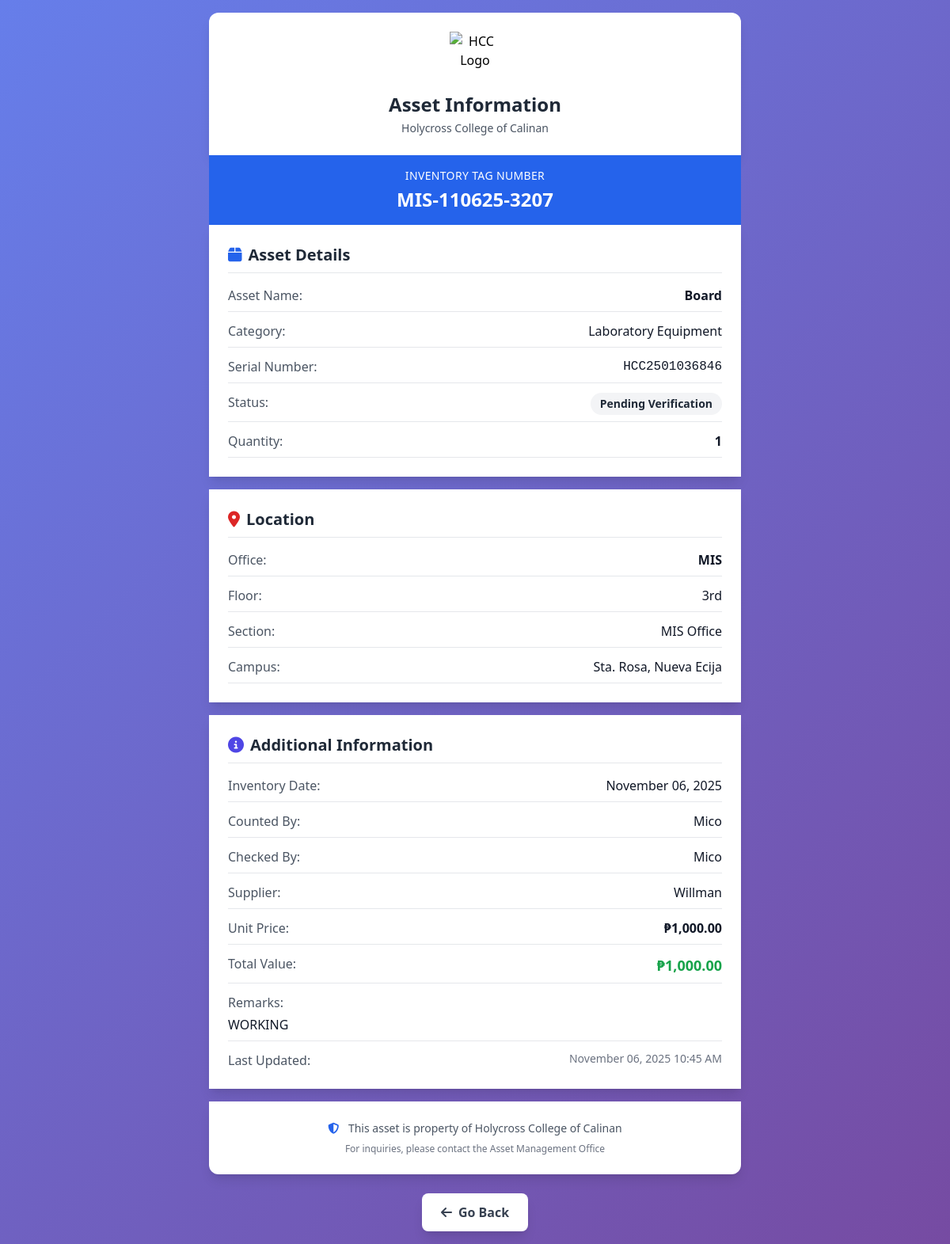
The page /asset_lookup.php?tag=MIS-110625-3207 on the database its author committed.
### tables this page shows
CREATE TABLE `inventory_tags` (
  `id` int(11) NOT NULL,
  `asset_id` int(11) NOT NULL,
  `office_id` int(11) DEFAULT NULL,
  `tag_number` varchar(100) NOT NULL,
  `inventory_date` date DEFAULT NULL,
  `article` varchar(255) DEFAULT NULL,
  `size` varchar(100) DEFAULT NULL,
  `counted_by` varchar(255) DEFAULT NULL,
  `checked_by` varchar(255) DEFAULT NULL,
  `location_row` varchar(100) DEFAULT NULL,
  `location_section` varchar(100) DEFAULT NULL,
  `location_floor` varchar(100) DEFAULT NULL,
  `quantity` int(11) DEFAULT 1,
  `unit_price` decimal(15,2) DEFAULT 0.00,
  `total_value` decimal(15,2) DEFAULT 0.00,
  `amount` decimal(15,2) DEFAULT 0.00,
  `supplier` varchar(255) DEFAULT NULL,
  `status` enum('Pending Verification','Active','Disposed','Transferred') NOT NULL DEFAULT 'Pending Verification',
  `is_borrowable` tinyint(1) NOT NULL DEFAULT 0,
  `borrowable_quantity` int(11) NOT NULL DEFAULT 0,
  `assigned_by_custodian_id` int(11) DEFAULT NULL,
  `verified_by_user_id` int(11) DEFAULT NULL,
  `verified_at` timestamp NULL DEFAULT NULL,
  `remarks` text DEFAULT NULL,
  `created_at` timestamp NOT NULL DEFAULT current_timestamp(),
  `updated_at` timestamp NOT NULL DEFAULT current_timestamp() ON UPDATE current_timestamp()
);

CREATE TABLE `assets` (
  `id` int(11) NOT NULL,
  `asset_name` varchar(255) NOT NULL,
  `category_id` int(11) NOT NULL,
  `status` enum('Active','Inactive','Damaged','Missing','Under Repair','Retired') DEFAULT 'Active' COMMENT 'Asset status: Active=in use, Inactive=in storage/available, Damaged=needs repair, Missing=lost/untraceable, Under Repair=being fixed, Retired=decommissioned',
  `campus_id` int(11) NOT NULL,
  `office_id` int(11) DEFAULT NULL,
  `location` varchar(255) NOT NULL,
  `room_id` int(11) DEFAULT NULL,
  `brand_id` int(11) DEFAULT NULL,
  `purchase_date` date NOT NULL,
  `value` decimal(15,2) NOT NULL,
  `original_value` decimal(15,2) DEFAULT NULL COMMENT 'Original purchase value',
  `current_value` decimal(15,2) DEFAULT NULL COMMENT 'Current depreciated value',
  `depreciation_rate` decimal(5,2) DEFAULT 0.00 COMMENT 'Annual depreciation rate in percentage',
  `last_depreciation_date` date DEFAULT NULL COMMENT 'Last date depreciation was calculated',
  `inventory_date` date DEFAULT NULL,
  `supplier` varchar(255) DEFAULT NULL,
  `quantity` int(11) NOT NULL DEFAULT 1,
  `inactive_quantity` int(11) NOT NULL DEFAULT 0,
  `serial_number` varchar(100) DEFAULT NULL,
  `barcode` varchar(255) DEFAULT NULL,
  `description` text DEFAULT NULL,
  `assigned_to` varchar(255) DEFAULT NULL,
  `assigned_email` varchar(255) DEFAULT NULL,
  `assigned_to_id` int(11) DEFAULT NULL,
  `assignment_date` date DEFAULT NULL,
  `unassigned_date` date DEFAULT NULL,
  `created_at` timestamp NOT NULL DEFAULT current_timestamp(),
  `updated_at` timestamp NOT NULL DEFAULT current_timestamp() ON UPDATE current_timestamp(),
  `created_by` int(11) DEFAULT NULL,
  `remarks` text DEFAULT NULL,
  `size` varchar(100) DEFAULT NULL,
  `article` varchar(255) DEFAULT NULL,
  `counted_by` varchar(255) DEFAULT NULL,
  `checked_by` varchar(255) DEFAULT NULL
);

CREATE TABLE `categories` (
  `id` int(11) NOT NULL,
  `category_name` varchar(50) NOT NULL,
  `description` text DEFAULT NULL,
  `created_at` timestamp NOT NULL DEFAULT current_timestamp()
);

CREATE TABLE `offices` (
  `id` int(11) NOT NULL,
  `office_name` varchar(255) NOT NULL,
  `floor` varchar(50) DEFAULT NULL,
  `section_code` varchar(100) DEFAULT NULL,
  `campus_id` int(11) NOT NULL,
  `description` text DEFAULT NULL,
  `created_at` timestamp NOT NULL DEFAULT current_timestamp(),
  `updated_at` timestamp NOT NULL DEFAULT current_timestamp() ON UPDATE current_timestamp()
);

CREATE TABLE `campuses` (
  `id` int(11) NOT NULL,
  `campus_code` varchar(10) NOT NULL,
  `campus_name` varchar(100) NOT NULL,
  `location` varchar(255) DEFAULT NULL,
  `created_at` timestamp NOT NULL DEFAULT current_timestamp()
);

### asset_lookup.php (the view, shortened to what this page needs)
<?php
require_once 'config.php';
$tagNumber = $_GET['tag'] ?? '';
try {
    $stmt = $pdo->prepare("
        SELECT
            it.*,
            a.id as asset_id,
            a.asset_name,
            a.barcode,
            a.serial_number,
            a.status as asset_status,
            a.description,
            a.purchase_date,
            a.supplier,
            o.office_name,
            o.floor,
            o.section_code,
            cam.campus_name,
            c.category_name,
            br.name as brand_name,
            'inventory_tag' as source_type
        FROM inventory_tags it
        JOIN assets a ON it.asset_id = a.id
        LEFT JOIN offices o ON it.office_id = o.id
        LEFT JOIN campuses cam ON a.campus_id = cam.id
        LEFT JOIN categories c ON a.category_id = c.id
        LEFT JOIN brands br ON a.brand_id = br.id
        WHERE it.tag_number = ?
        LIMIT 1
    ");
    $stmt->execute([$tagNumber]);
    $tag = $stmt->fetch();
} catch (Exception $e) {
    error_log("Error in asset lookup: " . $e->getMessage());
    die('Error loading asset details: ' . $e->getMessage());
}
?>
<!DOCTYPE html>
<html lang="en">
<head>
    <script src="https://cdn.tailwindcss.com"></script>
    <link rel="stylesheet" href="https://cdnjs.cloudflare.com/ajax/libs/font-awesome/6.1.1/css/all.min.css" />
</head>
<body class="p-4">
    <div class="max-w-2xl mx-auto">
        <div class="bg-white rounded-t-xl shadow-lg p-6 text-center">
            <img src="logo/1.png" alt="HCC Logo" class="h-16 w-16 mx-auto mb-3">
            <h1 class="text-2xl font-bold text-gray-800">Asset Information</h1>
            <p class="text-gray-600 text-sm mt-1">Holycross College of Calinan</p>
        </div>
        <div class="bg-blue-600 text-white p-4 text-center">
            <p class="text-sm uppercase tracking-wide">
                <?php if ($tag['source_type'] === 'asset_unit'): ?>
                    Individual Unit Code
                <?php elseif ($tag['source_type'] === 'asset_serial'): ?>
                    Asset Serial Number
                <?php else: ?>
                    Inventory Tag Number
                <?php endif; ?>
            </p>
            <p class="text-2xl font-bold mt-1"><?= htmlspecialchars($tag['tag_number']) ?></p>
        </div>
        <div class="bg-white shadow-lg p-6">
            <h2 class="text-xl font-bold text-gray-800 mb-4 border-b pb-2">
                <i class="fas fa-box text-blue-600 mr-2"></i>Asset Details
            </h2>
            <div class="space-y-3">
                <div class="flex justify-between items-start border-b pb-2">
                    <span class="text-gray-600 font-medium">Asset Name:</span>
                    <span class="text-gray-900 font-semibold text-right"><?= htmlspecialchars($tag['asset_name']) ?></span>
                </div>
                <?php if (!empty($tag['category_name'])): ?>
                <div class="flex justify-between items-start border-b pb-2">
                    <span class="text-gray-600 font-medium">Category:</span>
                    <span class="text-gray-900 text-right"><?= htmlspecialchars($tag['category_name']) ?></span>
                </div>
                <?php endif; ?>
                <?php if (!empty($tag['serial_number'])): ?>
                <div class="flex justify-between items-start border-b pb-2">
                    <span class="text-gray-600 font-medium">Serial Number:</span>
                    <span class="text-gray-900 text-right font-mono"><?= htmlspecialchars($tag['serial_number']) ?></span>
                </div>
                <?php endif; ?>
                <div class="flex justify-between items-start border-b pb-2">
                    <span class="text-gray-600 font-medium">Status:</span>
                    <span class="px-3 py-1 rounded-full text-sm font-semibold <?= ($tag['status'] === 'Active' || $tag['status'] === 'Available') ? 'bg-green-100 text-green-800' : 'bg-gray-100 text-gray-800' ?>">
                        <?= htmlspecialchars($tag['status'] ?? $tag['asset_status']) ?>
                    </span>
                </div>
                <?php if ($tag['source_type'] !== 'asset_unit'): ?>
                <div class="flex justify-between items-start border-b pb-2">
                    <span class="text-gray-600 font-medium">Quantity:</span>
                    <span class="text-gray-900 font-semibold"><?= htmlspecialchars($tag['quantity'] ?? 'N/A') ?></span>
                </div>
                <?php endif; ?>
            </div>
        </div>
        <div class="bg-white shadow-lg p-6 mt-4">
            <h2 class="text-xl font-bold text-gray-800 mb-4 border-b pb-2">
                <i class="fas fa-map-marker-alt text-red-600 mr-2"></i>Location
            </h2>
            <div class="space-y-3">
                <?php if (!empty($tag['office_name'])): ?>
                <div class="flex justify-between items-start border-b pb-2">
                    <span class="text-gray-600 font-medium">Office:</span>
                    <span class="text-gray-900 font-semibold text-right"><?= htmlspecialchars($tag['office_name']) ?></span>
                </div>
                <?php endif; ?>
                <?php if (!empty($tag['floor']) || !empty($tag['location_floor'])): ?>
                <div class="flex justify-between items-start border-b pb-2">
                    <span class="text-gray-600 font-medium">Floor:</span>
                    <span class="text-gray-900"><?= htmlspecialchars($tag['floor'] ?? $tag['location_floor'] ?? 'N/A') ?></span>
                </div>
                <?php endif; ?>
                <?php if (!empty($tag['section_code']) || !empty($tag['location_section'])): ?>
                <div class="flex justify-between items-start border-b pb-2">
                    <span class="text-gray-600 font-medium">Section:</span>
                    <span class="text-gray-900"><?= htmlspecialchars($tag['section_code'] ?? $tag['location_section'] ?? 'N/A') ?></span>
                </div>
                <?php endif; ?>
                <?php if (!empty($tag['campus_name'])): ?>
                <div class="flex justify-between items-start border-b pb-2">
                    <span class="text-gray-600 font-medium">Campus:</span>
                    <span class="text-gray-900 text-right"><?= htmlspecialchars($tag['campus_name']) ?></span>
                </div>
                <?php endif; ?>
            </div>
        </div>
        <div class="bg-white shadow-lg p-6 mt-4">
            <h2 class="text-xl font-bold text-gray-800 mb-4 border-b pb-2">
                <i class="fas fa-info-circle text-indigo-600 mr-2"></i>Additional Information
            </h2>
            <div class="space-y-3">
                <?php if (!empty($tag['inventory_date'])): ?>
                <div class="flex justify-between items-start border-b pb-2">
                    <span class="text-gray-600 font-medium"><?= $tag['source_type'] === 'asset_unit' ? 'Acquisition Date:' : 'Inventory Date:' ?></span>
                    <span class="text-gray-900"><?= htmlspecialchars(date('F d, Y', strtotime($tag['inventory_date']))) ?></span>
                </div>
                <?php endif; ?>
                <?php if (!empty($tag['counted_by'])): ?>
                <div class="flex justify-between items-start border-b pb-2">
                    <span class="text-gray-600 font-medium">Counted By:</span>
                    <span class="text-gray-900 text-right"><?= htmlspecialchars($tag['counted_by']) ?></span>
                </div>
                <?php endif; ?>
                <?php if (!empty($tag['checked_by'])): ?>
                <div class="flex justify-between items-start border-b pb-2">
                    <span class="text-gray-600 font-medium">Checked By:</span>
                    <span class="text-gray-900 text-right"><?= htmlspecialchars($tag['checked_by']) ?></span>
                </div>
                <?php endif; ?>
                <?php if (!empty($tag['supplier'])): ?>
                <div class="flex justify-between items-start border-b pb-2">
                    <span class="text-gray-600 font-medium">Supplier:</span>
                    <span class="text-gray-900 text-right"><?= htmlspecialchars($tag['supplier']) ?></span>
                </div>
                <?php endif; ?>
                <?php if (!empty($tag['unit_price'])): ?>
                <div class="flex justify-between items-start border-b pb-2">
                    <span class="text-gray-600 font-medium">Unit Price:</span>
                    <span class="text-gray-900 font-semibold">₱<?= number_format($tag['unit_price'], 2) ?></span>
                </div>
                <?php endif; ?>
                <?php if (!empty($tag['total_value'])): ?>
                <div class="flex justify-between items-start border-b pb-2">
                    <span class="text-gray-600 font-medium">Total Value:</span>
                    <span class="text-green-600 font-bold text-lg">₱<?= number_format($tag['total_value'], 2) ?></span>
                </div>
                <?php endif; ?>
                <?php if (!empty($tag['remarks'])): ?>
                <div class="border-b pb-2">
                    <span class="text-gray-600 font-medium block mb-1">Remarks:</span>
                    <span class="text-gray-900"><?= nl2br(htmlspecialchars($tag['remarks'])) ?></span>
                </div>
                <?php endif; ?>
                <?php if (!empty($tag['updated_at'])): ?>
                <div class="flex justify-between items-start">
                    <span class="text-gray-600 font-medium">Last Updated:</span>
                    <span class="text-gray-500 text-sm"><?= htmlspecialchars(date('F d, Y g:i A', strtotime($tag['updated_at']))) ?></span>
                </div>
                <?php endif; ?>
            </div>
        </div>
        <div class="bg-white rounded-b-xl shadow-lg p-6 mt-4 text-center">
            <p class="text-gray-600 text-sm">
                <i class="fas fa-shield-alt text-blue-600 mr-2"></i>
                This asset is property of Holycross College of Calinan
            </p>
            <p class="text-gray-500 text-xs mt-2">
                For inquiries, please contact the Asset Management Office
            </p>
        </div>
        <div class="mt-6 text-center">
            <button onclick="window.history.back()" class="bg-white text-gray-700 px-6 py-3 rounded-lg shadow-lg font-semibold hover:bg-gray-100 transition">
                <i class="fas fa-arrow-left mr-2"></i>Go Back
            </button>
        </div>
    </div>
</body>
</html>

### asset_lookup.php (style rules this page uses)
body { background: linear-gradient(135deg, #667eea 0%, #764ba2 100%); min-height: 100vh; }

### rows shown on the page
inventory_tags: tag_number "MIS-110625-3207", asset.asset_name "Board", categories.category_name "Laboratory Equipment", asset.serial_number "HCC2501036846", status "Pending Verification", quantity "1", office.office_name "MIS", office.floor "3rd", office.section_code "MIS Office", campuses.campus_name "Sta. Rosa, Nueva Ecija", inventory_date "November 06, 2025", counted_by "Mico", checked_by "Mico", asset.supplier "Willman", unit_price "1,000.00", total_value "1,000.00", remarks "WORKING", updated_at "November 06, 2025 10:45 AM"
